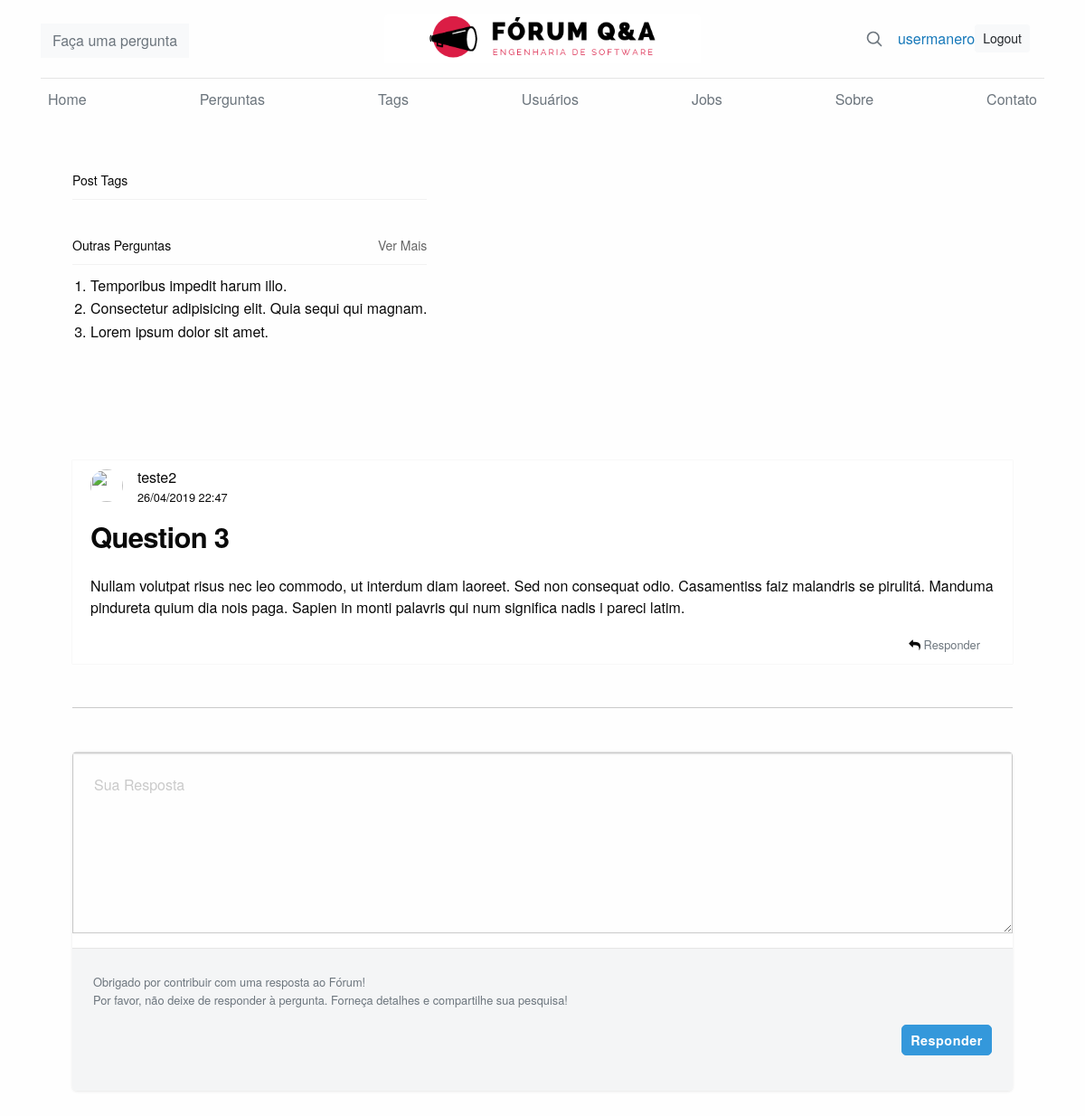
The page /post/4/ (signed in) on the database its author committed.
### posts/models.py (models this page shows)
class Question(models.Model):
	title = description = models.CharField(max_length=512)
	description = models.TextField()
	creation_date = models.DateTimeField(auto_now=False, auto_now_add=True)
	last_modification_date = models.DateTimeField(auto_now=True, auto_now_add=False)
	user = models.ForeignKey(User , on_delete=models.CASCADE)

### posts/views.py (the view)
# urls.py: path('post/', views.post, name='post'),
def post(request,id_post):
    readed_question = Question.objects.get(id=id_post) #questao clicada pelo usuario
    question_tags = QuestionTag.objects.filter(question=id_post)
    tags = []
    for el in question_tags:
        tags.append(el.tag.name)
    answers = Answer.objects.filter(question=id_post)
    context = {
        "question": readed_question,
        "tags": tags,
        "answers": answers
    }
    return render(request, 'posts/post.html', context)

### posts/templates/posts/post.html (shortened to what this page needs)
{% extends "forum/base.html" %}
{% load static %}
{% block css %}
<link href="{% static 'posts/css/posts.css' %}" rel="stylesheet" type="text/css">
<link href="https://cdn.jsdelivr.net/foundation/6.1.2/foundation.min.css" rel="stylesheet" type="text/css">
{% endblock %}
{% block content %}
<div class='container'>
    {%  include "forum/header.html" %}
    <main class="container row">
            <aside class="sidebar columns medium-4 medium-push-8">
                <div class="widget">
                    <header class="widget__header">
                        <span class="widget__header-title">Post Tags</span>
                    </header>
                </div>
                <div class="widget">
                    <header class="widget__header">
                        <span class="widget__header-title">Outras Perguntas</span>
                        <a href="#" class="widget__header-link">Ver Mais</a>
                    </header>
                    <ol class="widget__list">
                        <li>Temporibus impedit harum illo.</li>
                        <li>Consectetur adipisicing elit. Quia sequi qui magnam.</li>
                        <li>Lorem ipsum dolor sit amet.</li>
                    </ol>
                </div>
            </aside>
            <section class="content columns medium-8 medium-pull-4">
                <article class="post">
                    <header class="post__header">
                        <div class="media-object">
                            <div class="media-object-section">
                                <a href="#" class="post__header-profile">
                                    <img class="post__header-profile-image" src="https://image.flaticon.com/icons/svg/167/167750.svg" alt="" />
                                </a>
                            </div>
                            <div class="media-object-section">
                                <a class="post__header-profile-name">{{question.user}}</a>
                                <time class="post__header-time">{{question.last_modification_date|date:"d/m/Y H:i"}}</time>
                            </div>
                        </div>
                        <h3 class="post__header-title">{{question.title}}</h3>
                    </header>
                    <div class="post__content mt-4">
                        <p>
                            {{question.description}}
                        </p>
                    </div>
                    <footer class="post__footer">
                        <div class="post__footer-responses text-right mr-3">
                            <small><i class="fa fa-reply"></i>
                                <a href="#ans" class="text-muted"> Responder</a>
                            </small>
                        </div>
                    </footer>
                </article>
                    <hr class="mt-5 mb-5">
                    <form class="answer-form mt-5" id="ans">
                            <div class="message">
                              <textarea name="message" id="message" placeholder="Sua Resposta"></textarea>
                            </div>
                            <div class="submit">
                              <p class="user-message">
                                  <small id="emailHelp" class="form-text text-muted ">
                                        Obrigado por contribuir com uma resposta ao Fórum!<br>
                                        Por favor, não deixe de responder à pergunta. Forneça detalhes e compartilhe sua pesquisa!
                                    </small>
                                </p>
                              <input type="submit" value="Responder" class="button" />
                            </div>
                    </form>
                </section>
        </main>
</div>
{% endblock %}

### forum/templates/forum/header.html
{% load static %}
<header class="blog-header py-3">
        <div class="row flex-nowrap justify-content-between align-items-center">
          <div class="col-4 pt-1">
              <button type="button" class="btn btn-light">
                <a href="{% url 'posts:create_post' %}" class="text-muted">Faça uma pergunta</a>
              </button>
          </div>
          <div class="col-4 text-center">
            <a class="blog-header-logo text-dark" href="{% url 'forum:index' %}">
              <img src="{% static 'forum/img/logo_top.png' %}" class="card-img-top"alt="logo">
            </a>
          </div>
          <div class="col-4 d-flex justify-content-end align-items-center">
            <a class="text-muted" href="#">
              <svg xmlns="http://www.w3.org/2000/svg" width="20" height="20" fill="none" stroke="currentColor" stroke-linecap="round" stroke-linejoin="round" stroke-width="2" class="mx-3" role="img" viewBox="0 0 24 24" focusable="false"><title>Search</title><circle cx="10.5" cy="10.5" r="7.5"/><path d="M21 21l-5.2-5.2"/></svg>
            </a>
            {% if user.is_authenticated %}
            <a href="{% url 'users:profile' %}"> {{ user.username }}</a>
            <a class="btn btn-sm btn btn-light mr-3" href="{% url 'users:logout' %}">Logout</a>
            {% else %}
            <a class="btn btn-sm btn btn-light mr-3" href="{% url 'users:login' %}">Entrar</a>
            <a class="btn btn-sm btn-outline-secondary" href="{% url 'users:register' %}">Registrar-se</a>
            {% endif %}
          </div>
        </div>
      </header>
      <div class="nav-scroller py-1 mb-2">
        <nav class="nav d-flex justify-content-between">
          <a class="p-2 text-muted" href="{% url 'forum:index' %}">Home</a>
          <a class="p-2 text-muted" href="{% url 'forum:all_posts' %}">Perguntas</a>
          <a class="p-2 text-muted" href="#">Tags</a>
          <a class="p-2 text-muted" href="{% url 'forum:users' %}">Usuários</a>
          <a class="p-2 text-muted" href="#">Jobs</a>
          <a class="p-2 text-muted" href="#">Sobre</a>
          <a class="p-2 text-muted" href="#">Contato</a>
        </nav>
      </div>

### static/forum/css/base.css (style rules this page uses)
.blog-header { line-height: 1; border-bottom: 1px solid #e5e5e5; }
.blog-header-logo { font-family: "Playfair Display", Georgia, "Times New Roman", serif; font-size: 2.25rem; }
h1, h2, h3, h4, h5, h6 { font-family: "Playfair Display", Georgia, "Times New Roman", serif; }
.nav-scroller { position: relative; z-index: 2; height: 2.75rem; overflow-y: hidden; }
.nav-scroller .nav { display: -ms-flexbox; display: flex; -ms-flex-wrap: nowrap; flex-wrap: nowrap; padding-bottom: 1rem; margin-top: -1px; overflow-x: auto; text-align: center; white-space: nowrap; -webkit-overflow-scrolling: touch; }
p { font-size: 14px; margin: 0 0 10px; }
input, select { font-size: 0.8rem; font-weight: 700; letter-spacing: 0.5px; background: transparent; border: 1px solid #A4A9C5; border-radius: 3px; outline: none; padding: 10px; transition: border-color 0.2s cubic-bezier(0.4, 0, 0.2, 1); color: #18C2C0; }
input::placeholder, select::placeholder { font-weight: 500; color: #646E8A; }
section { margin-top: 50px; }
.widget { margin-bottom: 40px; }
.widget__header { display: flex; align-items: center; justify-content: space-between; font-size: 0.875rem; padding-bottom: 0.625rem; margin-bottom: 0.625rem; border-bottom: 1px solid rgba(0, 0, 0, 0.0470588); }
.widget__header-link { color: rgba(0, 0, 0, 0.6); }

### static/posts/css/posts.css (style rules this page uses)
main.container { max-width: 1040px; margin: auto; padding: 10px 0 40px; }
.post { background: #fff; box-shadow: 0 0 1px rgba(0, 0, 0, 0.15); padding: 0.625rem 1.25rem; }
.post__header-profile-image { width: 36px; height: 36px; border-radius: 100%; }
.post__header-profile-name { display: block; line-height: 1.12; }
.post__header-time { font-size: 0.8rem; }
.post__header-title { font-weight: bold; line-height: 1.12; letter-spacing: -0.022em; }
.post__content p { font-size: 1rem; line-height: 1.5; }
.sidebar { margin: 40px 0; }
.widget { margin-bottom: 40px; }
.widget__header { display: flex; align-items: center; justify-content: space-between; font-size: 0.875rem; padding-bottom: 0.625rem; margin-bottom: 0.625rem; border-bottom: 1px solid rgba(0, 0, 0, 0.0470588); }
.widget__header-link { color: rgba(0, 0, 0, 0.6); }
.answer-form { background: #ffffff; height: auto; margin: 100px auto; overflow: hidden; width: 100%; -moz-border-radius: 5px; -webkit-border-radius: 5px; border-radius: 5px; -moz-box-shadow: rgba(26, 26, 26, 0.1) 0 1px 3px 0; -webkit-box-shadow: rgba(26, 26, 26, 0.1) 0 1px 3px 0; box-shadow: rgba(26, 26, 26, 0.1) 0 1px 3px 0; }
.answer-form .message { position: relative; }
.answer-form .message { border-bottom: 1px #e6e6e6 solid; border-top: 1px #e6e6e6 solid; clear: both; }
.answer-form .message textarea { height: 200px; padding: 23px; }
.answer-form .submit { background: #f4f5f6; display: block; overflow: hidden; padding: 23px; }
.answer-form .submit .button { background: #3498db; border: 1px #3498db solid; color: #ffffff; float: right; padding: 9px 0; width: 100px; -moz-border-radius: 5px; -webkit-border-radius: 5px; border-radius: 5px; }

### rows shown on the page
Question: user "teste2", last_modification_date "26/04/2019 22:47", title "Question 3", description "Nullam volutpat risus nec leo commodo, ut interdum diam laoreet. Sed non consequat odio. Casamentiss faiz malandris se pirulitá. Manduma pindureta quium dia nois paga. Sapien in monti palavris qui num significa nadis i pareci latim."

### other values the page prints
{{ user.username }} "usermanero"
